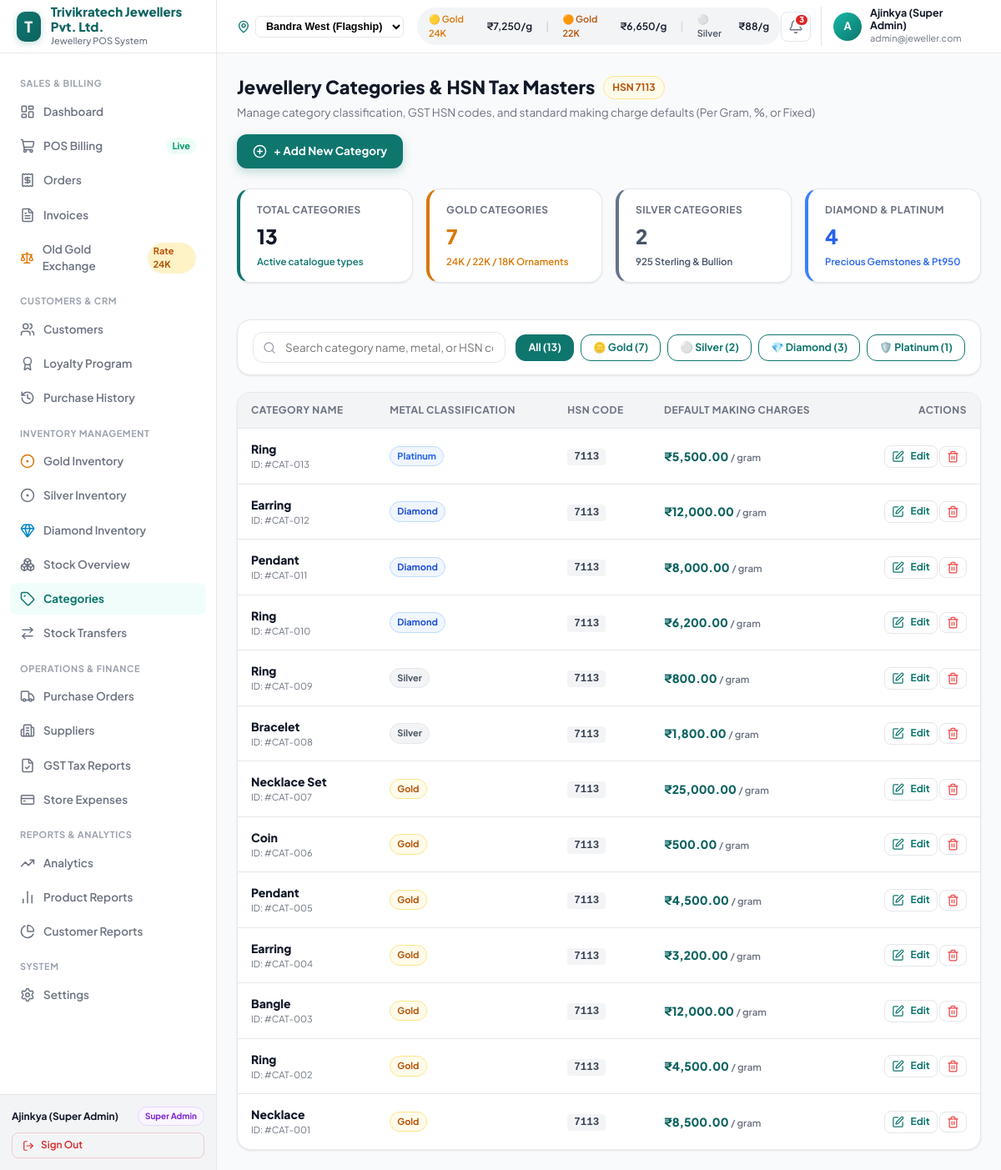
The app's page /categories.php (signed in) with its own data.
### tables this page shows
CREATE TABLE `categories` (
  `id` INT AUTO_INCREMENT PRIMARY KEY,
  `name` VARCHAR(100) NOT NULL,
  `metal_type` ENUM('Gold', 'Silver', 'Diamond', 'Platinum') NOT NULL,
  `hsn_code` VARCHAR(20) DEFAULT '7113',
  `default_making_charge` DECIMAL(10,2) DEFAULT 0.00,
  `created_at` TIMESTAMP DEFAULT CURRENT_TIMESTAMP
);

### config/helpers.php (called while the page is built, shortened)
<?php
function formatFullINR($amount) {
    return '₹' . number_format((float)$amount, 2, '.', ',');
}

### categories.php (the view, shortened to what this page needs)
<?php
require_once __DIR__ . '/config/helpers.php';
$db = getDBConnection();
$categories = [];
try {
    $stmt = $db->query("SELECT * FROM categories ORDER BY id DESC");
    $categories = $stmt->fetchAll();
} catch (Exception $e) {}
$totalCats = count($categories);
$goldCats = 0;
$silverCats = 0;
$diamondCats = 0;
$platinumCats = 0;
foreach ($categories as $c) {
    if ($c['metal_type'] === 'Gold') $goldCats++;
    elseif ($c['metal_type'] === 'Silver') $silverCats++;
    elseif ($c['metal_type'] === 'Diamond') $diamondCats++;
    elseif ($c['metal_type'] === 'Platinum') $platinumCats++;
}
require_once __DIR__ . '/includes/header.php';
require_once __DIR__ . '/includes/sidebar.php';
require_once __DIR__ . '/includes/topbar.php';
?>
<div style="display: flex; justify-content: space-between; align-items: center; margin-bottom: 24px; flex-wrap: wrap; gap: 16px;">
  <div>
    <h1 style="font-size: 22px; font-weight: 800; color: #111827; margin: 0; display: flex; align-items: center; gap: 10px;">
      <span>Jewellery Categories & HSN Tax Masters</span>
      <span class="badge badge-gold" style="font-size: 12px; font-weight: 700; padding: 4px 10px;">HSN 7113</span>
    </h1>
    <p style="font-size: 13.5px; color: #6B7280; margin: 4px 0 0;">Manage category classification, GST HSN codes, and standard making charge defaults (Per Gram, %, or Fixed)</p>
  </div>
  <div style="display: flex; gap: 10px;">
    <button onclick="openAddCategoryModal()" class="btn btn-primary" style="display: flex; align-items: center; gap: 8px; font-weight: 700; padding: 10px 18px; box-shadow: 0 4px 12px rgba(15, 118, 110, 0.25);">
      <i data-lucide="plus-circle" style="width: 17px; height: 17px;"></i>
      <span>+ Add New Category</span>
    </button>
  </div>
</div>
<div style="display: grid; grid-template-columns: repeat(auto-fit, minmax(200px, 1fr)); gap: 16px; margin-bottom: 24px;">
  <div class="card" style="padding: 16px 20px; border-left: 4px solid var(--color-primary);">
    <div style="font-size: 12px; font-weight: 700; color: #6B7280; text-transform: uppercase; letter-spacing: 0.5px;">Total Categories</div>
    <div style="font-size: 24px; font-weight: 800; color: #111827; margin-top: 4px;"><?= $totalCats ?></div>
    <div style="font-size: 11.5px; color: #0F766E; margin-top: 4px; font-weight: 600;">Active catalogue types</div>
  </div>
  <div class="card" style="padding: 16px 20px; border-left: 4px solid #D97706;">
    <div style="font-size: 12px; font-weight: 700; color: #6B7280; text-transform: uppercase; letter-spacing: 0.5px;">Gold Categories</div>
    <div style="font-size: 24px; font-weight: 800; color: #D97706; margin-top: 4px;"><?= $goldCats ?></div>
    <div style="font-size: 11.5px; color: #D97706; margin-top: 4px; font-weight: 600;">24K / 22K / 18K Ornaments</div>
  </div>
  <div class="card" style="padding: 16px 20px; border-left: 4px solid #64748B;">
    <div style="font-size: 12px; font-weight: 700; color: #6B7280; text-transform: uppercase; letter-spacing: 0.5px;">Silver Categories</div>
    <div style="font-size: 24px; font-weight: 800; color: #475569; margin-top: 4px;"><?= $silverCats ?></div>
    <div style="font-size: 11.5px; color: #475569; margin-top: 4px; font-weight: 600;">925 Sterling & Bullion</div>
  </div>
  <div class="card" style="padding: 16px 20px; border-left: 4px solid #3B82F6;">
    <div style="font-size: 12px; font-weight: 700; color: #6B7280; text-transform: uppercase; letter-spacing: 0.5px;">Diamond & Platinum</div>
    <div style="font-size: 24px; font-weight: 800; color: #2563EB; margin-top: 4px;"><?= ($diamondCats + $platinumCats) ?></div>
    <div style="font-size: 11.5px; color: #2563EB; margin-top: 4px; font-weight: 600;">Precious Gemstones & Pt950</div>
  </div>
</div>
<div class="card" style="margin-bottom: 20px; padding: 14px 18px;">
  <div style="display: flex; justify-content: space-between; align-items: center; flex-wrap: wrap; gap: 12px;">
    <div style="position: relative; flex: 1; min-width: 260px;">
      <i data-lucide="search" style="position: absolute; left: 12px; top: 50%; transform: translateY(-50%); width: 16px; height: 16px; color: #9CA3AF;"></i>
      <input type="text" id="categorySearch" class="form-control" placeholder="Search category name, metal, or HSN code..." style="padding-left: 38px;" oninput="filterCategories()">
    </div>
    <div style="display: flex; gap: 8px;" id="metalFilterGroup">
      <button type="button" class="btn btn-secondary filter-tab active" onclick="filterByMetal('all', this)" style="padding: 6px 14px; font-size: 12.5px; font-weight: 700; background: var(--color-primary); color: #FFFFFF;">
        All (<?= $totalCats ?>)
      </button>
      <button type="button" class="btn btn-secondary filter-tab" onclick="filterByMetal('Gold', this)" style="padding: 6px 14px; font-size: 12.5px; font-weight: 700;">
        🪙 Gold (<?= $goldCats ?>)
      </button>
      <button type="button" class="btn btn-secondary filter-tab" onclick="filterByMetal('Silver', this)" style="padding: 6px 14px; font-size: 12.5px; font-weight: 700;">
        ⚪ Silver (<?= $silverCats ?>)
      </button>
      <button type="button" class="btn btn-secondary filter-tab" onclick="filterByMetal('Diamond', this)" style="padding: 6px 14px; font-size: 12.5px; font-weight: 700;">
        💎 Diamond (<?= $diamondCats ?>)
      </button>
      <button type="button" class="btn btn-secondary filter-tab" onclick="filterByMetal('Platinum', this)" style="padding: 6px 14px; font-size: 12.5px; font-weight: 700;">
        🛡️ Platinum (<?= $platinumCats ?>)
      </button>
    </div>
  </div>
</div>
<div class="table-container">
  <table class="data-table" id="categoriesTable">
    <thead>
      <tr>
        <th>Category Name</th>
        <th>Metal Classification</th>
        <th>HSN Code</th>
        <th>Default Making Charges</th>
        <th style="text-align: right;">Actions</th>
      </tr>
    </thead>
    <tbody>
      <?php if (empty($categories)): ?>
        <tr><td colspan="5" style="text-align: center; color: #9CA3AF; padding: 36px;">No categories found. Click "+ Add New Category" to create your first category master.</td></tr>
      <?php else: ?>
        <?php foreach ($categories as $c):
          $mType = $c['making_charge_type'] ?? 'per_gram';
          $val = (float)$c['default_making_charge'];
        ?>
          <tr class="cat-row" data-metal="<?= htmlspecialchars($c['metal_type']) ?>">
            <td>
              <div style="font-weight: 800; color: #111827; font-size: 14px;"><?= htmlspecialchars($c['name']) ?></div>
              <div style="font-size: 11px; color: #6B7280;">ID: #CAT-<?= str_pad($c['id'], 3, '0', STR_PAD_LEFT) ?></div>
            </td>
            <td>
              <span class="badge <?= $c['metal_type'] === 'Gold' ? 'badge-gold' : ($c['metal_type'] === 'Diamond' ? 'badge-diamond' : ($c['metal_type'] === 'Silver' ? 'badge-silver' : 'badge-info')) ?>" style="font-weight: 700;">
                <?= htmlspecialchars($c['metal_type']) ?>
              </span>
            </td>
            <td>
              <span style="font-family: monospace; font-weight: 700; background: #F3F4F6; padding: 3px 8px; border-radius: 4px; color: #374151; font-size: 12.5px;">
                <?= htmlspecialchars($c['hsn_code'] ?: '7113') ?>
              </span>
            </td>
            <td>
              <?php if ($mType === 'percentage'): ?>
                <span class="badge" style="background: #EFF6FF; color: #1D4ED8; font-weight: 800; font-size: 13.5px; border: 1px solid #BFDBFE;">
                  <?= number_format($val, 1) ?>% <span style="font-size: 11px; font-weight: 600; color: #60A5FA;">of Metal Value</span>
                </span>
              <?php elseif ($mType === 'fixed'): ?>
                <span class="badge" style="background: #FEF3C7; color: #B45309; font-weight: 800; font-size: 13.5px; border: 1px solid #FDE68A;">
                  <?= formatFullINR($val) ?> <span style="font-size: 11px; font-weight: 600; color: #D97706;">Fixed / Piece</span>
                </span>
              <?php else: ?>
                <span style="font-weight: 800; color: var(--color-primary-dark); font-size: 14px;">
                  <?= formatFullINR($val) ?> <span style="font-size: 11.5px; color: #6B7280; font-weight: 600;">/ gram</span>
                </span>
              <?php endif; ?>
            </td>
            <td style="text-align: right; white-space: nowrap;">
              <button type="button" class="btn btn-ghost btn-sm" onclick='openEditCategoryModal(<?= json_encode($c) ?>)' style="color: var(--color-primary); font-weight: 700; padding: 4px 8px;" title="Edit Category">
                <i data-lucide="edit" style="width: 15px; height: 15px;"></i> Edit
              </button>
              <button type="button" class="btn btn-ghost btn-sm" onclick="deleteCategory(<?= $c['id'] ?>, '<?= htmlspecialchars(addslashes($c['name'])) ?>')" style="color: #EF4444; padding: 4px 8px;" title="Delete Category">
                <i data-lucide="trash-2" style="width: 15px; height: 15px;"></i>
              </button>
            </td>
          </tr>
        <?php endforeach; ?>
      <?php endif; ?>
    </tbody>
  </table>
</div>
<?php require_once __DIR__ . '/includes/footer.php'; ?>

### assets/css/style.css (style rules this page uses)
:root { --color-primary: #0F766E; --color-primary-dark: #0d6360; --color-primary-light: #14B8A6; --color-primary-subtle:#F0FDFA; --color-accent: #D4AF37; --color-accent-light: #FDE68A; --color-accent-subtle: #FFFBEB; --color-bg: #F9FAFB; --color-surface: #FFFFFF; --color-surface-2: #F3F4F6; --color-border: #E5E7EB; --color-border-2: #D1D5DB; --color-text-1: #111827; --color-text-2: #6B7280; --color-text-3: #9CA3AF; --color-success: #059669; --color-warning: #D97706; --color-danger: #DC2626; --color-info: #2563EB; --shadow-xs: 0 1px 2px rgba(0,0,0,0.05); --shadow-sm: 0 1px 3px rgba(0,0,0,0.06), 0 1px 2px rgba(0,0,0,0.04); --shadow-md: 0 4px 16px rgba(0,0,0,0.06), 0 1px 4px rgba(0,0,0,0.04); --shadow-lg: 0 8px 32px rgba(0,0,0,0.08), 0 2px 8px rgba(0,0,0,0.04); --shadow-xl: 0 20px 40px rgba(0,0,0,0.12); --radius-sm: 8px; --radius-md: 12px; --radius-lg: 16px; --radius-xl: 20px; --sidebar-width: 260px; --topbar-height: 64px; }
*, *::before, *::after { box-sizing: border-box; margin: 0; padding: 0; }
body { font-family: 'Plus Jakarta Sans', -apple-system, BlinkMacSystemFont, 'Segoe UI', Roboto, sans-serif; background-color: var(--color-bg); color: var(--color-text-1); font-size: 14px; line-height: 1.5; -webkit-font-smoothing: antialiased; }
.card { background: var(--color-surface); border: 1px solid var(--color-border); border-radius: var(--radius-lg); box-shadow: var(--shadow-sm); padding: 20px; margin-bottom: 20px; }
.btn { display: inline-flex; align-items: center; justify-content: center; gap: 8px; font-family: inherit; font-size: 13.5px; font-weight: 600; border-radius: var(--radius-md); padding: 9px 18px; border: 1px solid transparent; cursor: pointer; transition: all 0.2s ease; line-height: 1.4; }
.btn-primary { background: var(--color-primary); color: #FFFFFF; }
.btn-secondary { background: #FFFFFF; color: var(--color-primary); border-color: var(--color-primary); }
.btn-ghost { background: transparent; color: var(--color-text-2); border-color: var(--color-border); }
.btn-sm { padding: 6px 12px; font-size: 12px; border-radius: var(--radius-sm); }
.input-field, .form-control { width: 100%; padding: 9px 14px; font-family: inherit; font-size: 13.5px; color: var(--color-text-1); background: #FFFFFF; border: 1px solid var(--color-border); border-radius: var(--radius-md); outline: none; transition: border-color 0.2s ease, box-shadow 0.2s ease; }
.badge { display: inline-flex; align-items: center; gap: 4px; padding: 3px 8px; border-radius: 999px; font-size: 11px; font-weight: 700; }
.badge-info { background: #EFF6FF; color: #2563EB; border: 1px solid #BFDBFE; }
.badge-gold { background: #FFFBEB; color: #B45309; border: 1px solid #FDE68A; }
.badge-silver { background: #F3F4F6; color: #4B5563; border: 1px solid #E5E7EB; }
.badge-diamond { background: #EFF6FF; color: #1D4ED8; border: 1px solid #BFDBFE; }
.table-container { overflow-x: auto; background: #FFFFFF; border: 1px solid var(--color-border); border-radius: var(--radius-lg); box-shadow: var(--shadow-sm); }
.data-table { width: 100%; border-collapse: collapse; text-align: left; font-size: 13.5px; }
.data-table th { background: var(--color-surface-2); padding: 12px 16px; font-size: 12px; font-weight: 700; text-transform: uppercase; letter-spacing: 0.04em; color: var(--color-text-2); border-bottom: 1px solid var(--color-border); }
.data-table td { padding: 14px 16px; border-bottom: 1px solid var(--color-border); color: var(--color-text-1); }
.data-table tr:last-child td { border-bottom: none; }

### records on screen
categories: name "Ring", id "013", metal_type "Platinum", hsn_code "7113", default_making_charge "₹5,500.00"
categories: name "Earring", id "012", metal_type "Diamond", hsn_code "7113", default_making_charge "₹12,000.00"
categories: name "Pendant", id "011", metal_type "Diamond", hsn_code "7113", default_making_charge "₹8,000.00"
categories: name "Ring", id "010", metal_type "Diamond", hsn_code "7113", default_making_charge "₹6,200.00"
categories: name "Ring", id "009", metal_type "Silver", hsn_code "7113", default_making_charge "₹800.00"
categories: name "Bracelet", id "008", metal_type "Silver", hsn_code "7113", default_making_charge "₹1,800.00"
categories: name "Necklace Set", id "007", metal_type "Gold", hsn_code "7113", default_making_charge "₹25,000.00"
categories: name "Coin", id "006", metal_type "Gold", hsn_code "7113", default_making_charge "₹500.00"
categories: name "Pendant", id "005", metal_type "Gold", hsn_code "7113", default_making_charge "₹4,500.00"
categories: name "Earring", id "004", metal_type "Gold", hsn_code "7113", default_making_charge "₹3,200.00"
categories: name "Bangle", id "003", metal_type "Gold", hsn_code "7113", default_making_charge "₹12,000.00"
categories: name "Ring", id "002", metal_type "Gold", hsn_code "7113", default_making_charge "₹4,500.00"
categories: name "Necklace", id "001", metal_type "Gold", hsn_code "7113", default_making_charge "₹8,500.00"

### other values on screen
getSetting('store_name', 'Trivikratech POS') "Trivikratech Jewellers Pvt. Ltd."
$currentUser['name'] "Ajinkya (Super Admin)"
$currentUser['role'] "Super Admin"
$gold24k "7,250"
$gold22k "6,650"
$silverRate "88"
$unreadCount "3"
substr($currentUser['name'] ?? 'A', 0, 1) "A"
$currentUser['email'] "admin@jeweller.com"
$totalCats "13"
$goldCats "7"
$silverCats "2"
$diamondCats + $platinumCats "4"
$diamondCats "3"
$platinumCats "1"
